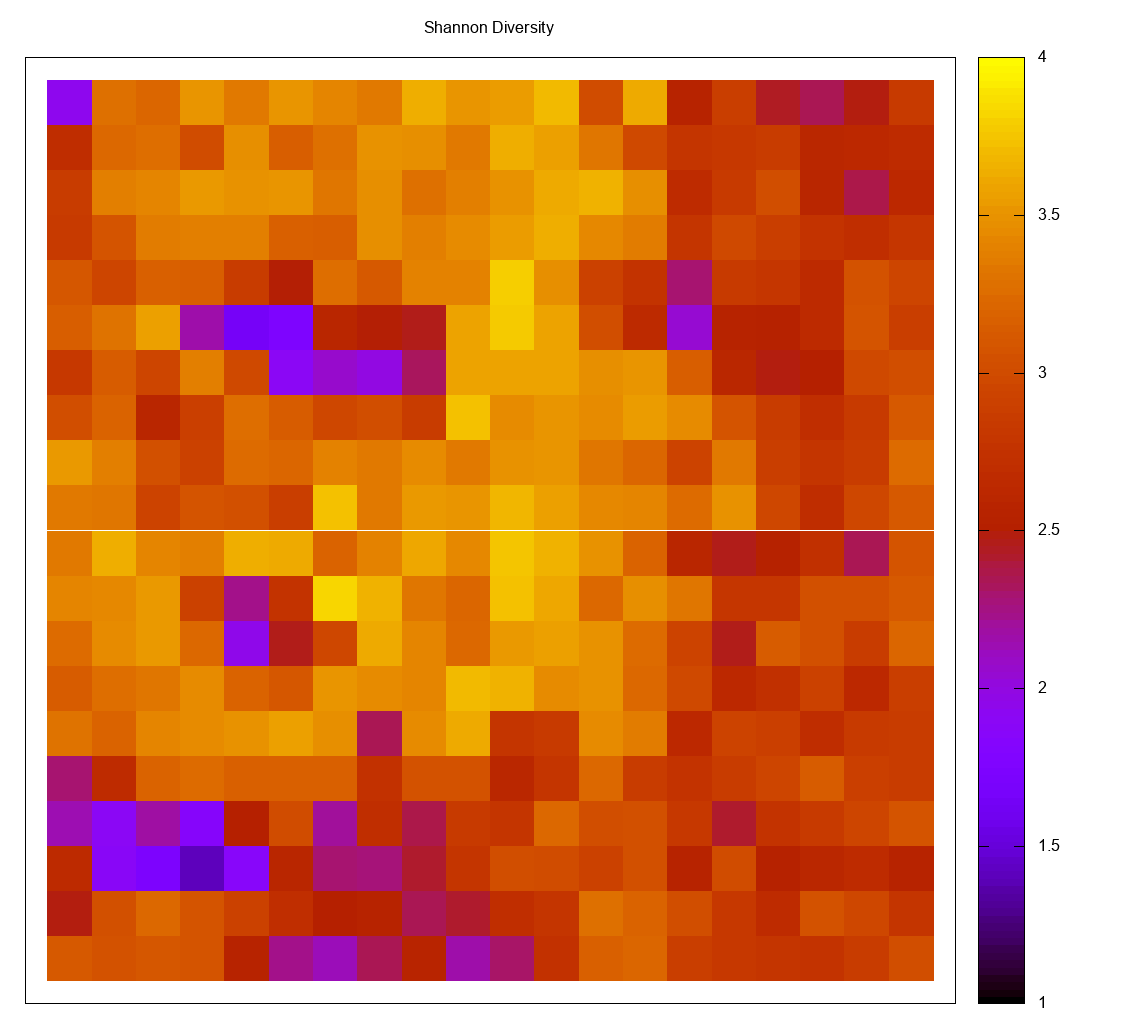

Generate this figure with gnuplot:
set title "Shannon Diversity"
unset xtics
unset ytics
set xrange [-1:20]
set yrange [-1:20]
set term png size 1124,1024
set output "tree_diversity_shannon.png"
plot 'tree_diversity_shannon' title '' palette pt 5 ps 7.21
